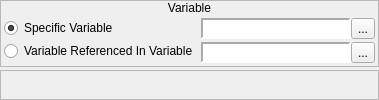
     <widget class="QWidget" name="wVariable">
      <layout class="QVBoxLayout" name="verticalLayout_15">
       <property name="spacing">
        <number>3</number>
       </property>
       <property name="margin">
        <number>0</number>
       </property>
       <item>
        <widget class="QFrame" name="frame_9">
         <property name="sizePolicy">
          <sizepolicy hsizetype="Preferred" vsizetype="Fixed">
           <horstretch>0</horstretch>
           <verstretch>0</verstretch>
          </sizepolicy>
         </property>
         <property name="frameShape">
          <enum>QFrame::StyledPanel</enum>
         </property>
         <property name="frameShadow">
          <enum>QFrame::Raised</enum>
         </property>
         <layout class="QVBoxLayout" name="verticalLayout_12">
          <property name="spacing">
           <number>0</number>
          </property>
          <property name="margin">
           <number>0</number>
          </property>
          <item>
           <widget class="QLabel" name="label_5">
            <property name="sizePolicy">
             <sizepolicy hsizetype="Preferred" vsizetype="Fixed">
              <horstretch>0</horstretch>
              <verstretch>0</verstretch>
             </sizepolicy>
            </property>
            <property name="text">
             <string>Variable</string>
            </property>
            <property name="alignment">
             <set>Qt::AlignCenter</set>
            </property>
           </widget>
          </item>
          <item>
           <widget class="QWidget" name="widget_10" native="true">
            <layout class="QHBoxLayout" name="horizontalLayout_9">
             <property name="spacing">
              <number>3</number>
             </property>
             <property name="margin">
              <number>3</number>
             </property>
             <item>
              <widget class="QWidget" name="widget_11" native="true">
               <property name="sizePolicy">
                <sizepolicy hsizetype="Fixed" vsizetype="Preferred">
                 <horstretch>0</horstretch>
                 <verstretch>0</verstretch>
                </sizepolicy>
               </property>
               <layout class="QVBoxLayout" name="verticalLayout_13">
                <property name="spacing">
                 <number>3</number>
                </property>
                <property name="margin">
                 <number>0</number>
                </property>
                <item>
                 <widget class="QRadioButton" name="variable_rbSpecificVariable">
                  <property name="text">
                   <string>Specific Variable</string>
                  </property>
                  <property name="checked">
                   <bool>true</bool>
                  </property>
                 </widget>
                </item>
                <item>
                 <widget class="QRadioButton" name="variable_rbReferencedVariable">
                  <property name="text">
                   <string>Variable Referenced In Variable</string>
                  </property>
                 </widget>
                </item>
               </layout>
              </widget>
             </item>
             <item>
              <widget class="QWidget" name="widget_12" native="true">
               <layout class="QVBoxLayout" name="verticalLayout_14">
                <property name="spacing">
                 <number>3</number>
                </property>
                <property name="margin">
                 <number>0</number>
                </property>
                <item>
                 <widget class="QWidget" name="variable_wVariable" native="true">
                  <layout class="QHBoxLayout" name="horizontalLayout_39">
                   <property name="spacing">
                    <number>0</number>
                   </property>
                   <property name="margin">
                    <number>0</number>
                   </property>
                   <item>
                    <widget class="QLabel" name="variable_lblVariable">
                     <property name="sizePolicy">
                      <sizepolicy hsizetype="Preferred" vsizetype="Preferred">
                       <horstretch>0</horstretch>
                       <verstretch>0</verstretch>
                      </sizepolicy>
                     </property>
                     <property name="minimumSize">
                      <size>
                       <width>150</width>
                       <height>0</height>
                      </size>
                     </property>
                     <property name="font">
                      <font>
                       <family>Monospace</family>
                      </font>
                     </property>
                     <property name="styleSheet">
                      <string notr="true">background-color: palette(base);</string>
                     </property>
                     <property name="frameShape">
                      <enum>QFrame::Panel</enum>
                     </property>
                     <property name="frameShadow">
                      <enum>QFrame::Sunken</enum>
                     </property>
                     <property name="lineWidth">
                      <number>2</number>
                     </property>
                     <property name="text">
                      <string/>
                     </property>
                    </widget>
                   </item>
                   <item>
                    <widget class="QToolButton" name="variable_bBrowseVariables">
                     <property name="text">
                      <string>...</string>
                     </property>
                     <property name="icon">
                      <iconset resource="gui_icons.qrc">
                       <normaloff>:/icons/fileopen.png</normaloff>:/icons/fileopen.png</iconset>
                     </property>
                    </widget>
                   </item>
                  </layout>
                 </widget>
                </item>
                <item>
                 <widget class="QWidget" name="variable_wReferenceVariable" native="true">
                  <layout class="QHBoxLayout" name="horizontalLayout_40">
                   <property name="spacing">
                    <number>0</number>
                   </property>
                   <property name="margin">
                    <number>0</number>
                   </property>
                   <item>
                    <widget class="QLabel" name="variable_lblReferenceVariable">
                     <property name="sizePolicy">
                      <sizepolicy hsizetype="Preferred" vsizetype="Preferred">
                       <horstretch>0</horstretch>
                       <verstretch>0</verstretch>
                      </sizepolicy>
                     </property>
                     <property name="minimumSize">
                      <size>
                       <width>150</width>
                       <height>0</height>
                      </size>
                     </property>
                     <property name="font">
                      <font>
                       <family>Monospace</family>
                      </font>
                     </property>
                     <property name="styleSheet">
                      <string notr="true">background-color: palette(base);</string>
                     </property>
                     <property name="frameShape">
                      <enum>QFrame::Panel</enum>
                     </property>
                     <property name="frameShadow">
                      <enum>QFrame::Sunken</enum>
                     </property>
                     <property name="lineWidth">
                      <number>2</number>
                     </property>
                     <property name="text">
                      <string/>
                     </property>
                    </widget>
                   </item>
                   <item>
                    <widget class="QToolButton" name="variable_bBrowseReferenceVariables">
                     <property name="text">
                      <string>...</string>
                     </property>
                     <property name="icon">
                      <iconset resource="gui_icons.qrc">
                       <normaloff>:/icons/fileopen.png</normaloff>:/icons/fileopen.png</iconset>
                     </property>
                    </widget>
                   </item>
                  </layout>
                 </widget>
                </item>
               </layout>
              </widget>
             </item>
            </layout>
           </widget>
          </item>
         </layout>
        </widget>
       </item>
       <item>
        <widget class="QFrame" name="frame_10">
         <property name="frameShape">
          <enum>QFrame::StyledPanel</enum>
         </property>
         <property name="frameShadow">
          <enum>QFrame::Raised</enum>
         </property>
        </widget>
       </item>
      </layout>
     </widget>
